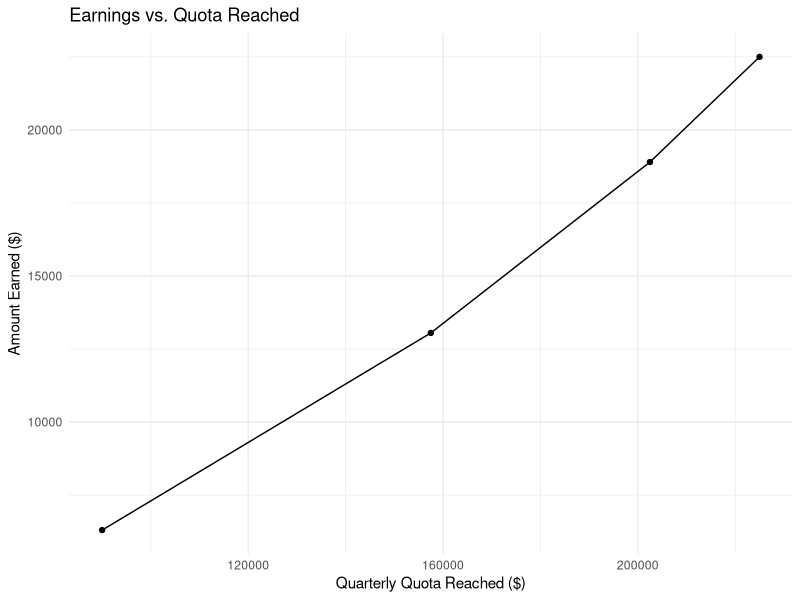
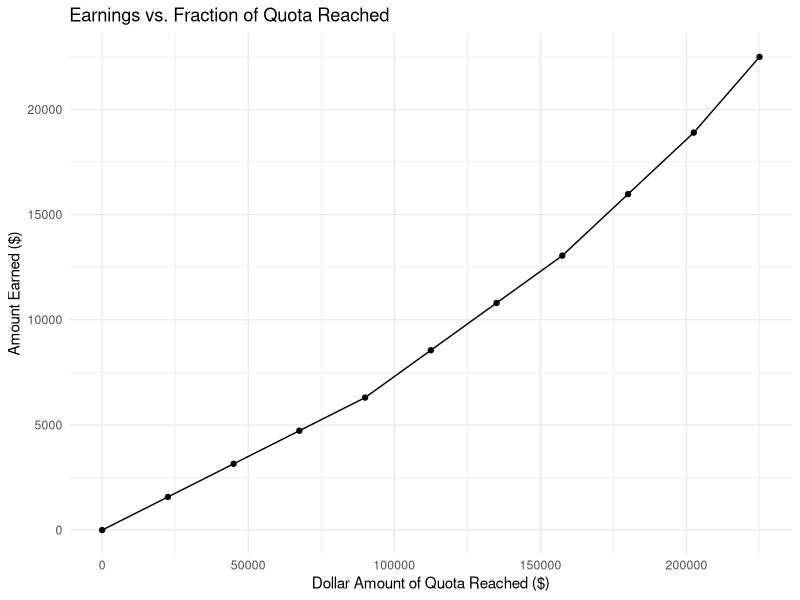

Here is the R script that generated these plots, in order:
## ---- chunk 1
# Define the progressive schedule
data <- data.frame(
  Bracket = 1:4,
  Quota_Percentage = c(0.40, 0.30, 0.20, 0.10),
  Rate = c(0.07, 0.10, 0.13, 0.16)
)

# Define the quarterly quota
total_quota <- 225000

# Compute the quota and payout for each bracket
data$Quota_Amount <- data$Quota_Percentage * total_quota
data$Payout <- data$Quota_Amount * data$Rate

# View the resulting dataframe
print(data)
## ---- chunk 2
# Add cumulative threshold columns
data$Cumulative_Quota <- cumsum(data$Quota_Amount)
data$Cumulative_Payout <- cumsum(data$Quota_Amount * data$Rate)

# Define the function
calculate_payout <- function(fraction_reached) {
  # Check if the fraction is valid
  if (fraction_reached < 0 || fraction_reached > 1) {
    stop("Fraction must be between 0 and 1.")
  }
  
  # Total quota reached
  quota_reached <- fraction_reached * total_quota
  
  # Calculate the payout for each bracket
  remaining_quota <- pmin(data$Cumulative_Quota, quota_reached)  # Amount of quota reached per bracket
  payout_per_bracket <- (remaining_quota - c(0, head(remaining_quota, -1))) * data$Rate
  
  # Return the total payout
  return(sum(payout_per_bracket))
}
## ---- chunk 3
# Generate increments from 0 to 1
increments <- seq(0, 1, by = 0.1)

# Apply the function to calculate payouts for each increment
payouts <- sapply(increments, calculate_payout)

# Create a dataframe for results
results <- data.frame(
  Fraction_Quota_Earned = increments,
  Payout = payouts
)

# View the results
print(results)
## ---- chunk 4
# Load ggplot2 library
library(ggplot2)

# Create the plot
ggplot(data, aes(x = Cumulative_Quota, y = Cumulative_Payout)) +
  geom_point() +  # Add points
  geom_line() +   # Add lines
  labs(
    title = "Earnings vs. Quota Reached",
    x = "Quarterly Quota Reached ($)",
    y = "Amount Earned ($)"
  ) +
  theme_minimal()
## ---- chunk 5
# Load ggplot2 library
library(ggplot2)

# Create the plot using the results dataframe
ggplot(results, aes(x = Fraction_Quota_Earned * total_quota, y = Payout)) +
  geom_point() +  # Add points
  geom_line() +   # Add lines
  labs(
    title = "Earnings vs. Fraction of Quota Reached",
    x = "Dollar Amount of Quota Reached ($)",
    y = "Amount Earned ($)"
  ) +
  theme_minimal()
